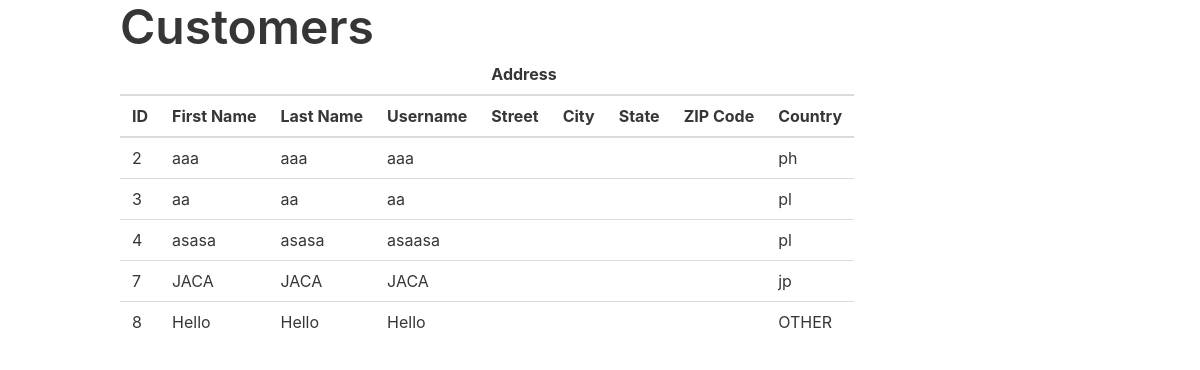
The page /customers/t/ on the database as committed earlier.
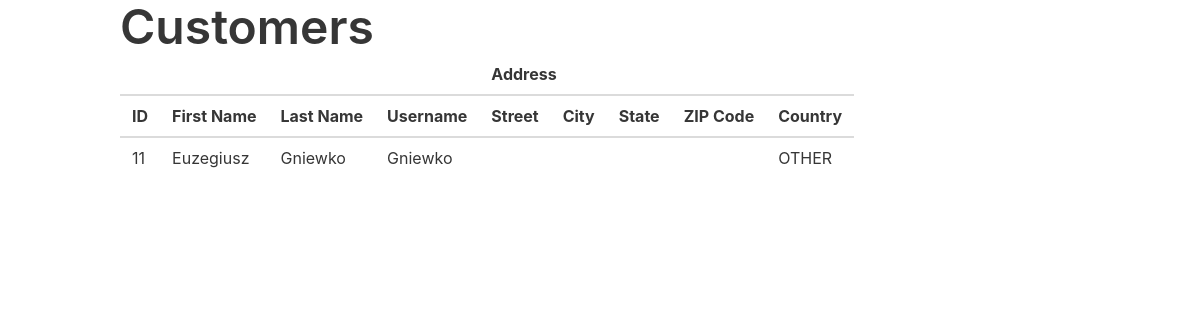
The same page on the database as committed later.
### customers/models.py (models this page shows, shortened)
class User(AbstractUser):
    ADMIN = 1
    SELLER = 2
    CUSTOMER = 3
    PL = "pl"
    PH = "ph"
    JP = "jp"
    EN = "en"
    RU = "ru"
    FR = "fr"
    CH = "ch"
    AN = "an"
    BR = "br"
    OTHER = "Other"
    ROLE_CHOICES = (
        (ADMIN, 'Admin'),
        (SELLER, 'Seller'),
        (CUSTOMER, 'Customer'),
    )
    COUNTRY_CHOICES = {
        (PL, 'Poland'),
        (PH, 'Philippines'),
        (JP, 'Japan'),
        (EN, 'England'),
        (RU, 'Russia'),
        (FR, ''),
        (CH, 'ch'),
        (AN, 'an'),
        (BR, 'vr'),
        (OTHER, 'OTHER'),
    }
    role = models.PositiveSmallIntegerField(choices=ROLE_CHOICES, default=CUSTOMER)
    street = models.CharField(max_length=250, blank=True)
    city = models.CharField(max_length=250, blank=True)
    state = models.CharField(max_length=250, blank=True)
    zip_code = models.CharField(max_length=250, blank=True)
    objects = CustomUserManager()
    country = models.CharField(
        max_length=250, blank=True, default=PH, choices=COUNTRY_CHOICES)

### customers/views.py (the view)
# urls.py: path('customers/t/', customer_views.customer_table, name="customer_table"),
def customer_table(request):
    customers = User.objects.all()
    context = {
        'customers': customers,
    }
    return render(request, 'customers/customer_table.html', context=context)

### customers/templates/customers/customer_table.html (shortened to what this page needs)
{% extends 'base_bulma.html' %}
{% block main %}
  <table class="table">
    <thead>
      <tr>
        <th colspan="4"></th>
        <th colspan="5">Address</th>
      </tr>
      <tr>
        <th>ID</th>
        <th>First Name</th>
        <th>Last Name</th>
        <th>Username</th>
        <th>Street</th>
        <th>City</th>
        <th>State</th>
        <th>ZIP Code</th>
        <th>Country</th>
      </tr>
    </thead>
    <tbody>
      {% for customer in customers %}
          {% if customer.role == 3 %}
            <tr>
              <td>{{ customer.pk }}</td>
              <td>{{ customer.first_name }}</td>
              <td>{{ customer.last_name }}</td>
              <td>{{ customer.username }}</td>
              <td>{{ customer.street }}</td>
              <td>{{ customer.city }}</td>
              <td>{{ customer.state }}</td>
              <td>{{ customer.zip_code }}</td>
              <td>{{ customer.country }}</td>
            </tr>
          {% endif %}
      {% endfor %}
    </tbody>
  </table>
{% endblock main %}

Rows that differ between the two databases and show on the page:
removed User: pk "2", first_name "aaa", last_name "aaa", username "aaa", country "ph"
removed User: pk "3", first_name "aa", last_name "aa", username "aa", country "pl"
removed User: pk "4", first_name "asasa", last_name "asasa", username "asaasa", country "pl"
removed User: pk "7", first_name "JACA", last_name "JACA", username "JACA", country "jp"
removed User: pk "8", first_name "Hello", last_name "Hello", username "Hello", country "OTHER"
added User: pk "11", first_name "Euzegiusz", last_name "Gniewko", username "Gniewko", country "OTHER"
